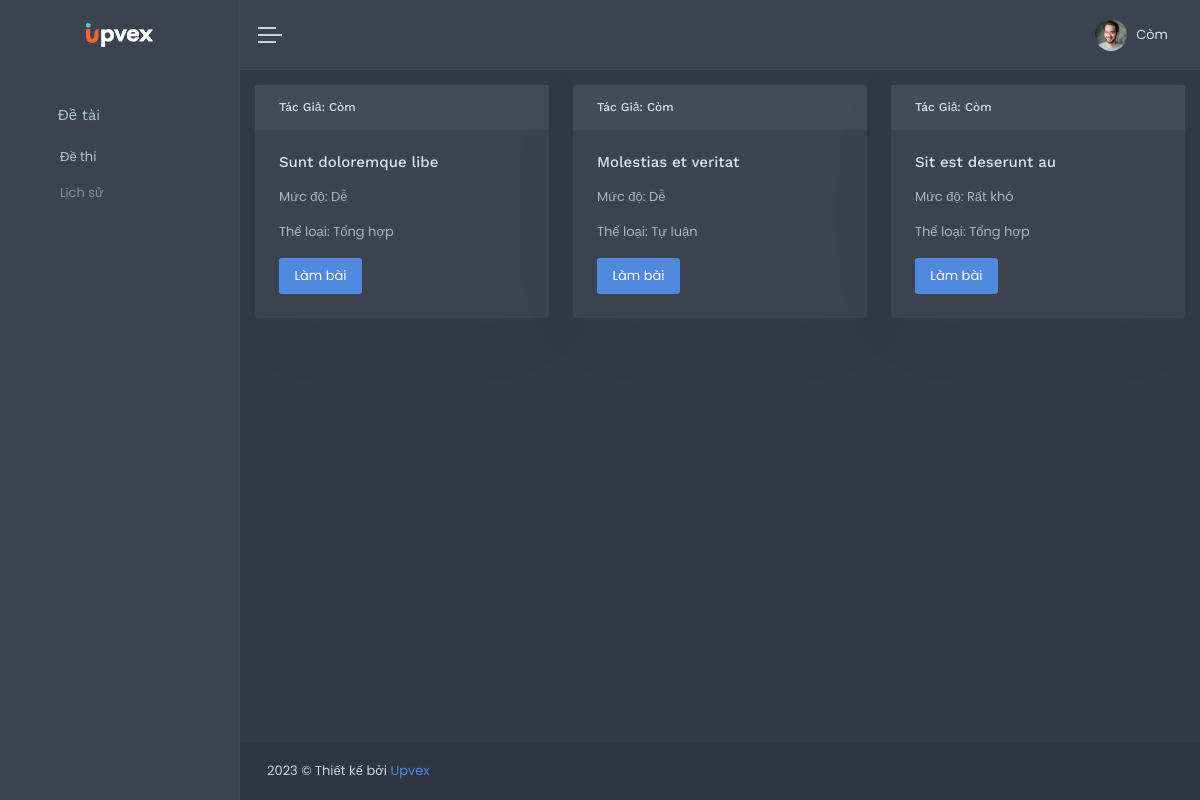
Before: /views/client/index.php with the older database file.
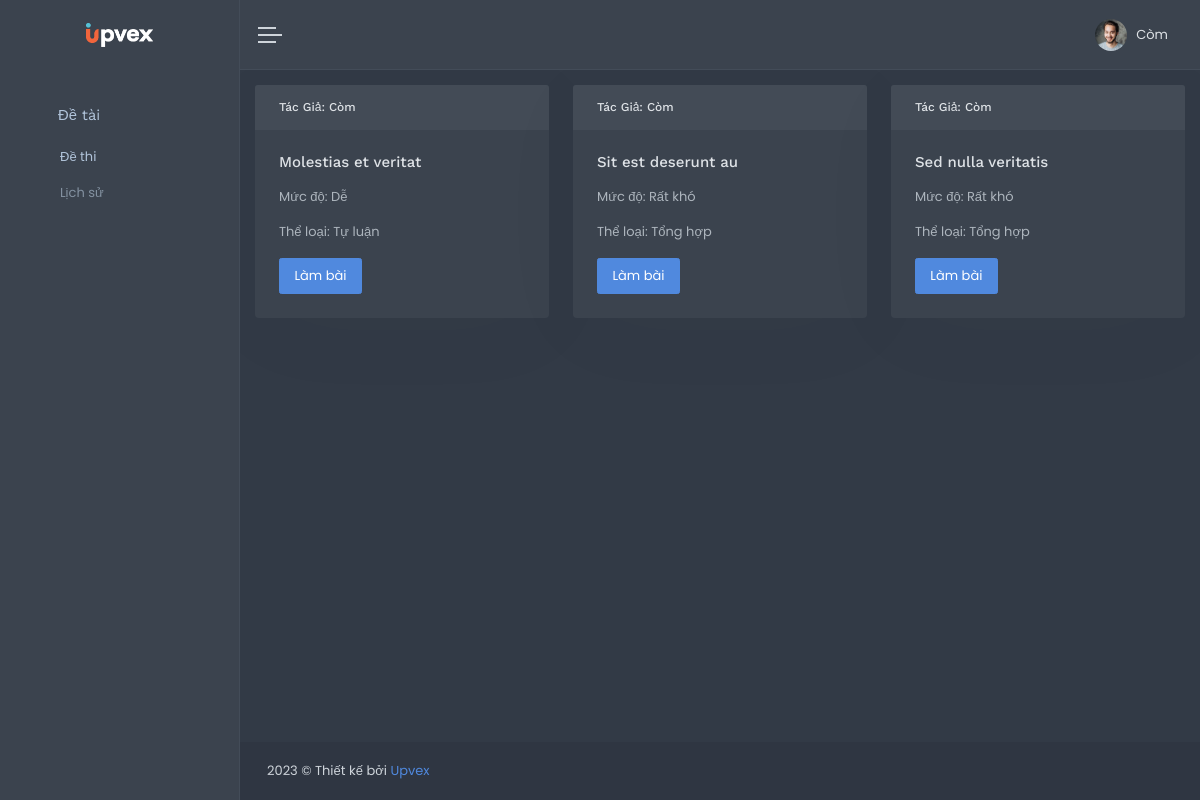
After: the same page with the newer database file.
### tables this page shows
CREATE TABLE `topics` (
  `id` int(11) NOT NULL,
  `title` text NOT NULL,
  `type` int(11) NOT NULL,
  `rank` int(11) NOT NULL,
  `currentDate` date NOT NULL,
  `id_user` int(11) NOT NULL
);

### config/config.php (called while the page is built, shortened)
<?php
    function getConnect(){
        $host = "localhost";
        $dbname = "question_database";
        $dbusername = "root";
        $dbpwd = "123456";
        try {
            $conn = new PDO("mysql:host=$host;dbname=$dbname;charset=utf8", $dbusername, $dbpwd);
        }catch(Exception $ex){
            var_dump($ex->getMessage());
            die;
        }
        return $conn;
    }
    function executeQuery($sqlQuery, $getAll = false){
        $conn = getConnect();
        try {
            $stmt = $conn->prepare($sqlQuery);
            $success = $stmt->execute();
            if($success){
                if($getAll){
                    $result = $stmt->fetchAll();
                    return ['error_code' => 0, 'data' => $result];
                } else {
                    return ['error_code' => 0, 'data' => $stmt->fetch()];
                }
                return ['error_code' => 0, 'data' => null];
            } else {
                return ['error_code' => 1, 'error_msg' => 'Execute failed'];
            }
        } catch(PDOException $ex) {
            return ['error_code' => 2, 'error_msg' => $ex->getMessage()];
        }
    }
    function formatQuestionType($typeCode) {
        switch ($typeCode) {
            case 2:
                return 'Tự luận';
            case 3:
                return 'Tổng hợp';
        }
    }
    function formatQuestionRank($rankCode) {
        switch ($rankCode) {
            case 1:
                return 'Dễ';
            case 4:
                return 'Rất khó';
        }
    }
?>

### views/client/list-topic.php (the view)
<?php
    $sqlGetQuestion = "SELECT * FROM `topics` ORDER BY 'currentDate' DESC";
    $dataAllTopic = executeQuery($sqlGetQuestion, true) ?: [];
    $data = $dataAllTopic['data'] != null ? $dataAllTopic['data'] : [];
?>
<div class="row">
    <?php foreach ($data as $key => $value) : ?>
        <div class="col-md-4">
            <div class="card">
                <h6 class="card-header">Tác Giả: Còm</h6>
                <div class="card-body">
                    <h5 class="card-title"><?= $value['title'] ?></h5>
                    <p class="card-text">Mức độ: <?= formatQuestionRank($value['rank']) ?></p>
                    <p class="card-text">Thể loại: <?= formatQuestionType($value['type']) ?></p>
                    <a href="?action=view-question&qid=<?= $value['id'] ?>" class="btn btn-primary waves-effect waves-light">Làm bài</a>
                </div>
            </div>
        </div>
    <?php endforeach ?>
</div>

### views/client/index.php (shortened to what this page needs)
<?php
    require_once("./config/config.php");
    $action = isset($_GET["action"]) ? $_GET["action"] : "";
?>
<!DOCTYPE html>
<html lang="en">
    <head>
        <link href="./assets/libs/jquery-vectormap/jquery-jvectormap-1.2.2.css" rel="stylesheet" type="text/css">
        <link href="./assets/libs/sweetalert2/sweetalert2.min.css" rel="stylesheet" type="text/css">
        <link href="./assets/css/bootstrap.min.css" rel="stylesheet" type="text/css">
        <link href="./assets/css/icons.min.css" rel="stylesheet" type="text/css">
        <link href="./assets/css/app.min.css" rel="stylesheet" type="text/css">
        <link rel="stylesheet" href="//cdnjs.cloudflare.com/ajax/libs/toastr.js/latest/toastr.min.css">
    </head>
    <body>
        <div id="wrapper">
            <div class="navbar-custom">
                <ul class="list-unstyled topnav-menu float-right mb-0">
                    <li class="dropdown notification-list">
                        <a class="nav-link dropdown-toggle nav-user mr-0 waves-effect waves-light" data-toggle="dropdown" href="#" role="button" aria-haspopup="false" aria-expanded="false">
                            <img src="./assets/images/users/user-1.jpg" alt="user-image" class="rounded-circle">
                            <span class="pro-user-name ml-1">Còm<i class="mdi mdi-chevron-down"></i>
                            </span>
                        </a>
                    </li>
                </ul>
                <div class="logo-box">
                    <a href="index.html" class="logo text-center">
                        <span class="logo-lg">
                            <img src="./assets/images/logo-light.png" alt="" height="24">
                        </span>
                    </a>
                </div>
                <ul class="list-unstyled topnav-menu topnav-menu-left m-0">
                    <li>
                        <button class="button-menu-mobile waves-effect waves-light">
                            <span></span>
                            <span></span>
                            <span></span>
                        </button>
                    </li>
                </ul>
            </div>
            <div class="left-side-menu">
                <div class="slimscroll-menu">
                    <div id="sidebar-menu">
                        <ul class="metismenu" id="side-menu">
                            <li>
                                <a href="javascript: void(0);">
                                    <i class="la la-dashboard"></i>
                                    <span> Đề tài </span>
                                </a>
                                <ul class="nav-second-level" aria-expanded="false">
                                    <li>
                                        <a href="./index.php">Đề thi</a>
                                    </li>
                                    <li>
                                        <a href="./question.html">Lịch sử</a>
                                    </li>
                                </ul>
                            </li>
                        </ul>
                    </div>
                </div>
            </div>
            <div class="content-page">
                <div class="content" style="padding: 15px 0 0 0">
                    <?php
                        switch ($action) {
                            case "":
                                require("./views/client/list-topic.php");
                                break;
                        }
                    ?>
                </div>
                <footer class="footer">
                    <div class="container-fluid">
                        <div class="row">
                            <div class="col-md-6">
                                2023 &copy; Thiết kế bởi <a href="">Upvex</a>
                            </div>
                        </div>
                    </div>
                </footer>
            </div>
        </div>
    </body>
</html>

Changed rows visible on the page:
removed topics: title "Sunt doloremque libe", rank "Dễ", type "Tổng hợp"
added topics: title "Sed nulla veritatis", rank "Rất khó", type "Tổng hợp"
